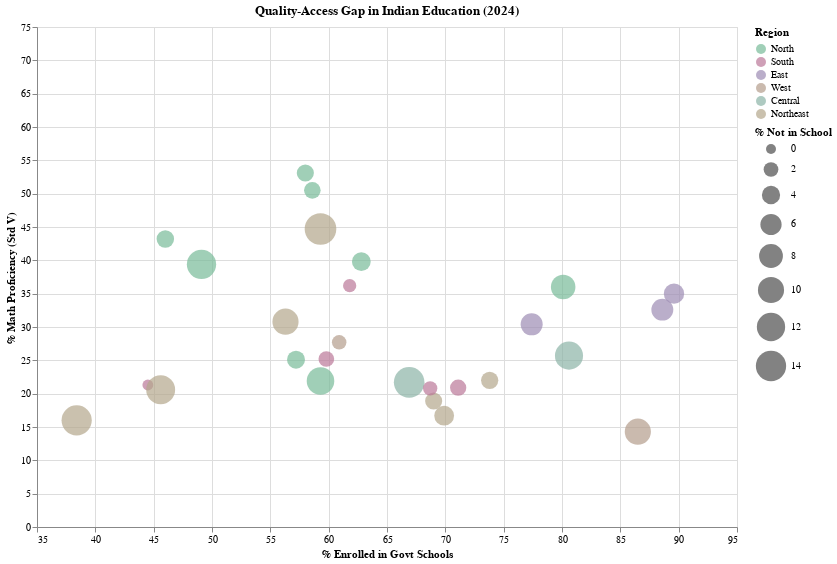

This figure's notebook cell:
### Code cell
import pandas as pd
import altair as alt

df = aser
df = df[df['State'] != 'All India']

region_map = {
    'Andhra Pradesh': 'South', 'Arunachal Pradesh': 'Northeast',
    'Assam': 'Northeast', 'Bihar': 'North', 'Chhattisgarh': 'Central',
    'Gujarat': 'West', 'Haryana': 'North', 'Himachal Pradesh': 'North',
    'Jammu and Kashmir': 'North', 'Jharkhand': 'East', 'Karnataka': 'South',
    'Kerala': 'South', 'Madhya Pradesh': 'Central', 'Maharashtra': 'West',
    'Meghalaya': 'Northeast', 'Mizoram': 'Northeast', 'Nagaland': 'Northeast',
    'Odisha': 'East', 'Punjab': 'North', 'Rajasthan': 'North',
    'Sikkim': 'Northeast', 'Tamil Nadu': 'South', 'Telangana': 'South',
    'Tripura': 'Northeast', 'Uttar Pradesh': 'North', 'Uttarakhand': 'North',
    'West Bengal': 'East'
}

df['Region'] = df['State'].map(region_map)

enrollment_col = [c for c in df.columns if '2024' in c and 'enrolled in govt schools' in c][0]
reading_col = [c for c in df.columns if '2024' in c and 'Std V' in c and ('division' in c or 'subtraction' in c)] [0]
not_in_school_col = [c for c in df.columns if '2024' in c and 'not enrolled in school' in c][0]

bubble_data = pd.DataFrame({
    'State': df['State'],
    'Region': df['Region'],
    'Enrollment': df[enrollment_col],
    'Reading': df[reading_col],
    'Not_in_School': df[not_in_school_col]
})

region_colors = {
    'North': '#77ba99',
    'South': '#ba7798',
    'East': '#9d8bb3',
    'West': '#b39d8b',
    'Central': '#8bb3a6',
    'Northeast': '#b3a68b'
}

chart = alt.Chart(bubble_data).mark_circle(opacity=0.7).encode(
    x=alt.X('Enrollment:Q', 
            title='% Enrolled in Govt Schools', 
            scale=alt.Scale(domain=[35, 95])),
    y=alt.Y('Reading:Q', 
            title='% Math Proficiency (Std V)', 
            scale=alt.Scale(domain=[0, 75])),
    size=alt.Size('Not_in_School:Q', 
                  title='% Not in School', 
                  scale=alt.Scale(range=[100, 1000])),
    color=alt.Color('Region:N', 
                    scale=alt.Scale(domain=list(region_colors.keys()), 
                                   range=list(region_colors.values()))),
    tooltip=[
        alt.Tooltip('State:N', title='State'),
        alt.Tooltip('Region:N', title='Region'),
        alt.Tooltip('Enrollment:Q', format='.1f', title='Enrollment %'),
        alt.Tooltip('Reading:Q', format='.1f', title='Reading %'),
        alt.Tooltip('Not_in_School:Q', format='.1f', title='Not in School %')
    ]
).properties(
    width=700,
    height=500,
    title='Quality-Access Gap in Indian Education (2024)'
)

chart

### Figure 1 — Vega-Lite specification as saved in the notebook (floating-point values rounded to 4 significant figures)
{"config": {"view": {"continuousWidth": 300, "continuousHeight": 300}}, "data": {"name": "data-2dabf4feb6326fa3c3f1438e9335e3df"}, "mark": {"type": "circle", "opacity": 0.7}, "encoding": {"color": {"field": "Region", "scale": {"domain": ["North", "South", "East", "West", "Central", "Northeast"], "range": ["#77ba99", "#ba7798", "#9d8bb3", "#b39d8b", "#8bb3a6", "#b3a68b"]}, "type": "nominal"}, "size": {"field": "Not_in_School", "scale": {"range": [100, 1000]}, "title": "% Not in School", "type": "quantitative"}, "tooltip": [{"field": "State", "title": "State", "type": "nominal"}, {"field": "Region", "title": "Region", "type": "nominal"}, {"field": "Enrollment", "format": ".1f", "title": "Enrollment %", "type": "quantitative"}, {"field": "Reading", "format": ".1f", "title": "Reading %", "type": "quantitative"}, {"field": "Not_in_School", "format": ".1f", "title": "Not in School %", "type": "quantitative"}], "x": {"field": "Enrollment", "scale": {"domain": [35, 95]}, "title": "% Enrolled in Govt Schools", "type": "quantitative"}, "y": {"field": "Reading", "scale": {"domain": [0, 75]}, "title": "% Math Proficiency (Std V)", "type": "quantitative"}}, "height": 500, "title": "Quality-Access Gap in Indian Education (2024)", "width": 700, "$schema": "https://vega.github.io/schema/vega-lite/v5.20.1.json", "datasets": {"data-2dabf4feb6326fa3c3f1438e9335e3df": [{"State": "Andhra Pradesh", "Region": "South", "Enrollment": 61.8, "Reading": 36.2, "Not_in_School": 1.3}, {"State": "Arunachal Pradesh", "Region": "Northeast", "Enrollment": 56.3, "Reading": 30.8, "Not_in_School": 10.0}, {"State": "Assam", "Region": "Northeast", "Enrollment": 69.9, "Reading": 16.7, "Not_in_School": 5.0}, {"State": "Bihar", "Region": "North", "Enrollment": 80.1, "Reading": 36.0, "Not_in_School": 8.6}, {"State": "Chhattisgarh", "Region": "Central", "Enrollment": 80.6, "Reading": 25.7, "Not_in_School": 11.8}, {"State": "Gujarat", "Region": "West", "Enrollment": 86.5, "Reading": 14.3, "Not_in_School": 10.0}, {"State": "Haryana", "Region": "North", "Enrollment": 46.0, "Reading": 43.2, "Not_in_School": 3.5}, {"State": "Himachal Pradesh", "Region": "North", "Enrollment": 58.6, "Reading": 50.5, "Not_in_School": 3.0}, {"State": "Jammu and Kashmir", "Region": "North", "Enrollment": 57.2, "Reading": 25.1, "Not_in_School": 3.8}, {"State": "Jharkhand", "Region": "East", "Enrollment": 77.4, "Reading": 30.4, "Not_in_School": 6.6}, {"State": "Karnataka", "Region": "South", "Enrollment": 71.1, "Reading": 20.9, "Not_in_School": 2.8}, {"State": "Kerala", "Region": "South", "Enrollment": 44.5, "Reading": 21.3, "Not_in_School": 0.3}, {"State": "Madhya Pradesh", "Region": "Central", "Enrollment": 66.9, "Reading": 21.7, "Not_in_School": 14.3}, {"State": "Maharashtra", "Region": "West", "Enrollment": 60.9, "Reading": 27.7, "Not_in_School": 1.9}, {"State": "Meghalaya", "Region": "Northeast", "Enrollment": 38.4, "Reading": 16.0, "Not_in_School": 13.9}, {"State": "Mizoram", "Region": "Northeast", "Enrollment": 59.3, "Reading": 44.7, "Not_in_School": 15.4}, {"State": "Nagaland", "Region": "Northeast", "Enrollment": 45.6, "Reading": 20.6, "Not_in_School": 12.6}, {"State": "Odisha", "Region": "East", "Enrollment": 88.6, "Reading": 32.6, "Not_in_School": 6.5}, {"State": "Punjab", "Region": "North", "Enrollment": 58.0, "Reading": 53.1, "Not_in_School": 3.3}, {"State": "Rajasthan", "Region": "North", "Enrollment": 59.3, "Reading": 21.9, "Not_in_School": 11.3}, {"State": "Sikkim", "Region": "Northeast", "Enrollment": 69.0, "Reading": 18.9, "Not_in_School": 3.3}, {"State": "Tamil Nadu", "Region": "South", "Enrollment": 68.7, "Reading": 20.8, "Not_in_School": 1.8}, {"State": "Telangana", "Region": "South", "Enrollment": 59.8, "Reading": 25.2, "Not_in_School": 2.5}, {"State": "Tripura", "Region": "Northeast", "Enrollment": 73.8, "Reading": 22.0, "Not_in_School": 3.4}, {"State": "Uttar Pradesh", "Region": "North", "Enrollment": 49.1, "Reading": 39.4, "Not_in_School": 13.0}, {"State": "Uttarakhand", "Region": "North", "Enrollment": 62.8, "Reading": 39.8, "Not_in_School": 4.3}, {"State": "West Bengal", "Region": "East", "Enrollment": 89.6, "Reading": 35.0, "Not_in_School": 5.4}]}}
